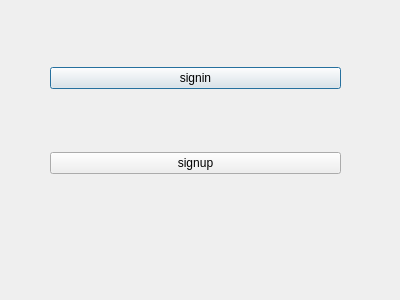
<?xml version="1.0" encoding="UTF-8"?>
<ui version="4.0">
 <class>menudialogue</class>
 <widget class="QDialog" name="menudialogue">
  <property name="geometry">
   <rect>
    <x>0</x>
    <y>0</y>
    <width>400</width>
    <height>300</height>
   </rect>
  </property>
  <property name="windowTitle">
   <string>Dialog</string>
  </property>
  <widget class="QWidget" name="">
   <property name="geometry">
    <rect>
     <x>50</x>
     <y>10</y>
     <width>291</width>
     <height>221</height>
    </rect>
   </property>
   <layout class="QVBoxLayout" name="verticalLayout">
    <item>
     <widget class="QPushButton" name="signin">
      <property name="text">
       <string>signin</string>
      </property>
     </widget>
    </item>
    <item>
     <widget class="QPushButton" name="signup">
      <property name="text">
       <string>signup</string>
      </property>
     </widget>
    </item>
   </layout>
  </widget>
 </widget>
 <resources/>
 <connections>
  <connection>
   <sender>signin</sender>
   <signal>clicked()</signal>
   <receiver>menudialogue</receiver>
   <slot>close()</slot>
   <hints>
    <hint type="sourcelabel">
     <x>301</x>
     <y>71</y>
    </hint>
    <hint type="destinationlabel">
     <x>364</x>
     <y>230</y>
    </hint>
   </hints>
  </connection>
  <connection>
   <sender>signup</sender>
   <signal>clicked()</signal>
   <receiver>menudialogue</receiver>
   <slot>close()</slot>
   <hints>
    <hint type="sourcelabel">
     <x>192</x>
     <y>173</y>
    </hint>
    <hint type="destinationlabel">
     <x>326</x>
     <y>272</y>
    </hint>
   </hints>
  </connection>
 </connections>
</ui>
